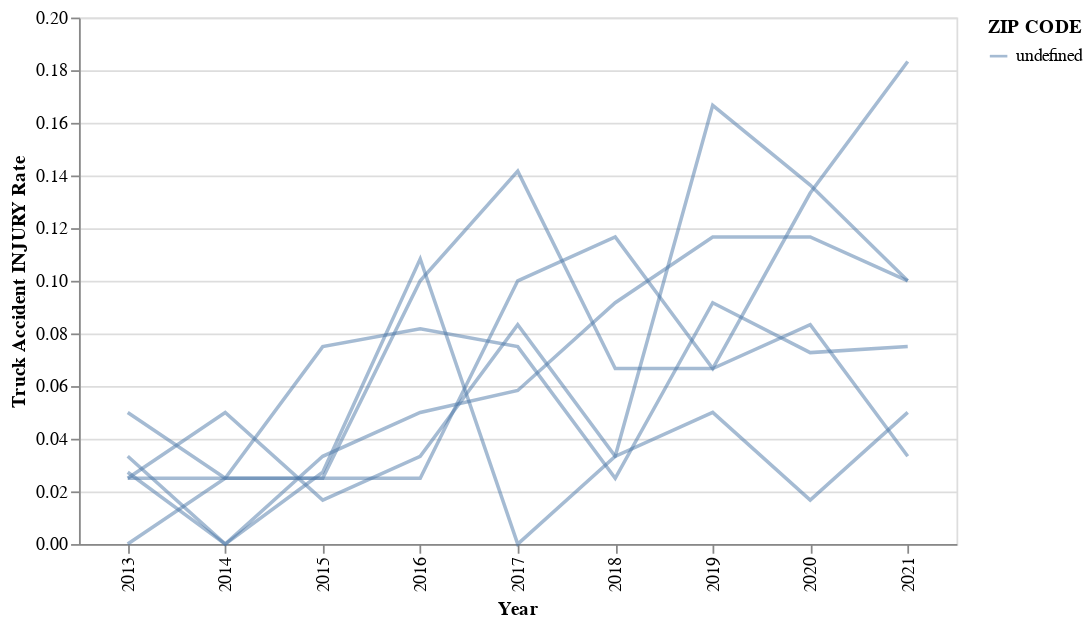

This figure's notebook cell:
### Code cell
chart = alt.Chart(zip_pivot_bkn_inj).transform_window(
    index='count()'
).transform_fold(
    ['2013', '2014', '2015', '2016', '2017', '2018', '2019', '2020', '2021']
).mark_line().encode(
    x='key:N',
    y='value:Q',
    color='ZIP CODE:N',
    detail='index:N',
    opacity=alt.value(0.5)
).properties(width=500)

chart.encoding.y.title = 'Truck Accident INJURY Rate'
chart.encoding.x.title = 'Year'

chart

### Figure 1 — Vega-Lite specification as saved in the notebook (floating-point values rounded to 4 significant figures)
{"config": {"view": {"continuousWidth": 400, "continuousHeight": 300}}, "data": {"name": "data-76e26116f47ad8be74c1c27d32e011ef"}, "mark": "line", "encoding": {"color": {"field": "ZIP CODE", "type": "nominal"}, "detail": {"field": "index", "type": "nominal"}, "opacity": {"value": 0.5}, "x": {"field": "key", "title": "Year", "type": "nominal"}, "y": {"field": "value", "title": "Truck Accident INJURY Rate", "type": "quantitative"}}, "transform": [{"window": [{"op": "count", "as": "index"}]}, {"fold": ["2013", "2014", "2015", "2016", "2017", "2018", "2019", "2020", "2021"]}], "width": 500, "$schema": "https://vega.github.io/schema/vega-lite/v4.17.0.json", "datasets": {"data-76e26116f47ad8be74c1c27d32e011ef": [{"Zip Code": "11201", "2013": 0.03333, "2014": 0.0, "2015": 0.03333, "2016": 0.05, "2017": 0.05833, "2018": 0.09167, "2019": 0.1167, "2020": 0.1167, "2021": 0.1}, {"Zip Code": "11215", "2013": 0.025, "2014": 0.05, "2015": 0.01667, "2016": 0.03333, "2017": 0.08333, "2018": 0.03333, "2019": 0.05, "2020": 0.01667, "2021": 0.05}, {"Zip Code": "11217", "2013": 0.025, "2014": 0.025, "2015": 0.025, "2016": 0.1, "2017": 0.1417, "2018": 0.06667, "2019": 0.06667, "2020": 0.08333, "2021": 0.03333}, {"Zip Code": "11222", "2013": 0.05, "2014": 0.025, "2015": 0.025, "2016": 0.025, "2017": 0.1, "2018": 0.1167, "2019": 0.06667, "2020": 0.1333, "2021": 0.1833}, {"Zip Code": "11231", "2013": 0.0, "2014": 0.025, "2015": 0.075, "2016": 0.08182, "2017": 0.075, "2018": 0.025, "2019": 0.09167, "2020": 0.07273, "2021": 0.075}, {"Zip Code": "11232", "2013": 0.02727, "2014": 0.0, "2015": 0.02727, "2016": 0.1083, "2017": 0.0, "2018": 0.03333, "2019": 0.1667, "2020": 0.1364, "2021": 0.1}]}}
